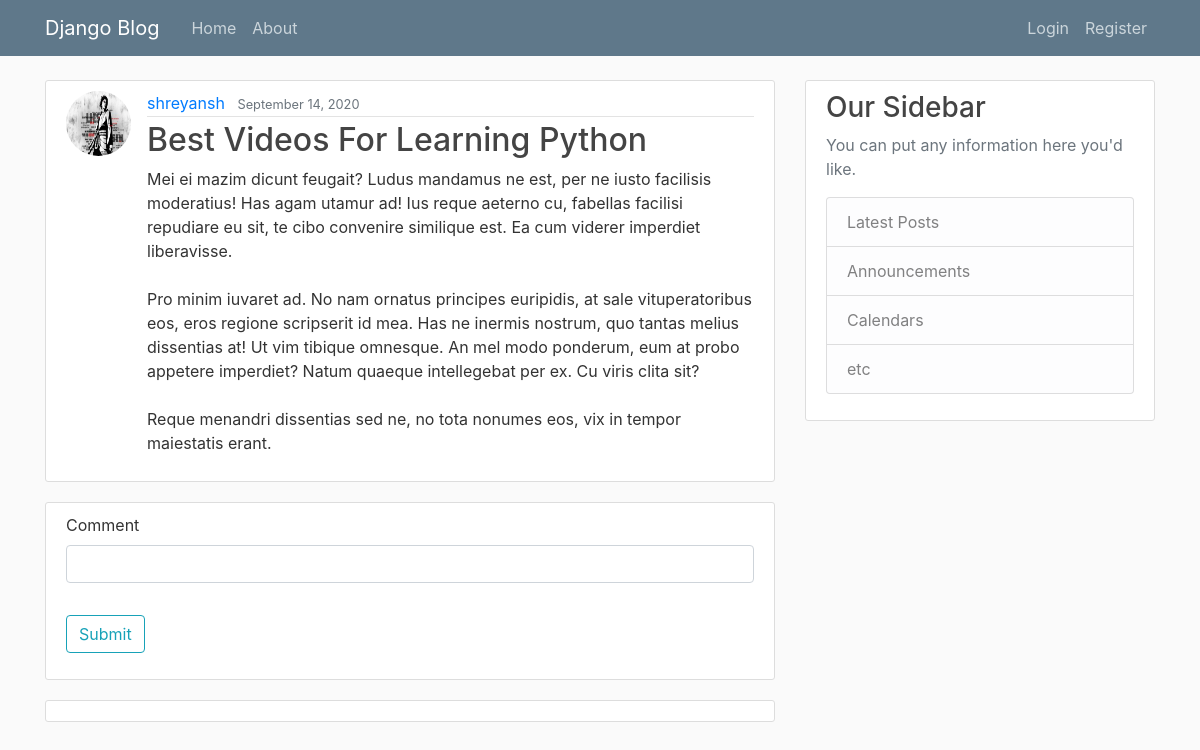
The app's page /post/24/ with its own data.
### blog/models.py (models this page shows, shortened)
class Post(models.Model):
    title = models.CharField(max_length=100)
    content = models.TextField()
    date_posted = models.DateTimeField(default=timezone.now)
    author = models.ForeignKey(User, on_delete=models.CASCADE)

### users/models.py (models this page shows, shortened)
class Profile(models.Model):
    user = models.OneToOneField(User, on_delete=models.CASCADE)
    image = models.ImageField(default='default.jpg', upload_to='profile_pics')

### blog/views.py (the view, shortened to what this page needs)
# urls.py: path('post/<int:pk>/', PostDetailView.as_view(), name='post-detail'),
class PostDetailView(View):
    def get(self, request, *args, **kwargs):
        view = PostDisplay.as_view()
        return view(request, *args, **kwargs)

### blog/views.py (called while the page is built)
    def get_context_data(self, *args, **kwargs):
        context = super(PostDisplay, self).get_context_data()
        context['comments'] = Post.objects.get(pk=self.kwargs['pk']).comments.all()
        context['form'] = CommentForm
        return context

### blog/templates/blog/post_detail.html (shortened to what this page needs)
{% extends 'blog/base.html'%}
{% load crispy_forms_tags %}
{% block content %}
    <article class="media content-section">
        <img class="rounded-circle article-img" src="{{ object.author.profile.image.url }}"></img>
        <div class="media-body">
        <div class="article-metadata">
            <a class="mr-2" href="{% url 'user-posts' object.author.username %}">{{ object.author }}</a>
            <small class="text-muted">{{ object.date_posted|date:"F d, Y" }}</small>
        </div>
        <h2 class="article-title">{{ object.title }}</h2>
        <p class="article-content">{{ object.content }}</p>
        </div>
    </article>
    <div class="content-section">
        <form id="comment-form" method="POST" novalidate>
            <fieldset class='form-group'>
                {{ form|crispy }}
            </fieldset>
            <div class="form-group">
                <button class="btn btn-outline-info" type="submit">Submit</button>
            </div>
        </form>
    </div>
    <article class="content-section">
    </article>
{% endblock %}

### blog/static/blog/main.css (style rules this page uses)
body { background: #fafafa; color: #333333; margin-top: 5rem; }
h1, h2, h3, h4, h5, h6 { color: #444444; }
.content-section { background: #ffffff; padding: 10px 20px; border: 1px solid #dddddd; border-radius: 3px; margin-bottom: 20px; }
.article-title { color: #444444; }
.article-content { white-space: pre-line; }
.article-img { height: 65px; width: 65px; margin-right: 16px; }
.article-metadata { padding-bottom: 1px; margin-bottom: 4px; border-bottom: 1px solid #e3e3e3 }

### records on screen
Post: author.profile.image (picture), author "shreyansh", date_posted "September 14, 2020", title "Best Videos For Learning Python", content "Mei ei mazim dicunt feugait? Ludus mandamus ne est, per ne iusto facilisis moderatius! Has agam utamur ad! Ius reque aeterno cu, fabellas facilisi repudiare eu sit, te cibo convenire similique est. Ea cum viderer imperdiet liberavisse. Pro minim iuvaret ad. No nam ornatus principes euripidis, at sale vituperatoribus eos, eros regione scripserit id mea. Has ne inermis nostrum, quo tantas melius dissentias at! Ut vim tibique omnesque. An mel modo ponderum, eum at probo appetere imperdiet? Natum quaeque intellegebat per ex. Cu viris clita sit? Reque menandri dissentias sed ne, no tota nonumes eos, vix in tempor maiestatis erant."
